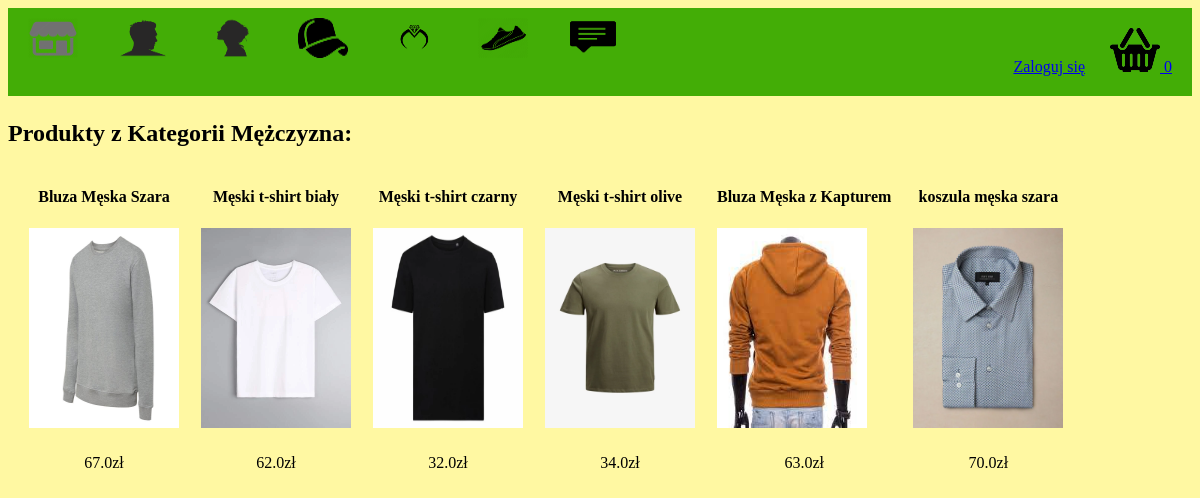
Screenshot of /displayCategory?categoryId=1 with the database file from the repository.
### tables this page shows
CREATE TABLE categories
		(categoryId INTEGER PRIMARY KEY,
		name TEXT
		);

CREATE TABLE products
		(productId INTEGER PRIMARY KEY,
		name TEXT,
		price REAL,
		description TEXT,
		image TEXT,
		stock INTEGER,
		categoryId INTEGER,
		FOREIGN KEY(categoryId) REFERENCES categories(categoryId)
		);

### app.py (the view)
@app.route("/displayCategory")
def displayCategory():
        loggedIn, firstName, noOfItems = getLoginDetails()
        categoryId = request.args.get("categoryId")
        with sqlite3.connect('database.db') as conn:
            cur = conn.cursor()
            cur.execute("SELECT products.productId, products.name, products.price, products.image, categories.name FROM products, categories WHERE products.categoryId = categories.categoryId AND categories.categoryId = ?", (categoryId, ))
            data = cur.fetchall()
        conn.close()
        categoryName = data[0][4]
        data = parse(data)
        return render_template('displayCategory.html', data=data, loggedIn=loggedIn, firstName=firstName, noOfItems=noOfItems, categoryName=categoryName)

### app.py (called while the page is built)
def getLoginDetails():
    with sqlite3.connect('database.db') as conn:
        cur = conn.cursor()
        if 'email' not in session:
            loggedIn = False
            firstName = ''
            noOfItems = 0
        else:
            loggedIn = True
            cur.execute("SELECT userId, firstName FROM users WHERE email = ?", (session['email'], ))
            userId, firstName = cur.fetchone()
            cur.execute("SELECT count(productId) FROM kart WHERE userId = ?", (userId, ))
            noOfItems = cur.fetchone()[0]
    conn.close()
    return (loggedIn, firstName, noOfItems)

def parse(data):
    ans = []
    i = 0
    while i < len(data):
        curr = []
        for j in range(7):
            if i >= len(data):
                break
            curr.append(data[i])
            i += 1
        ans.append(curr)
    return ans

### templates/displayCategory.html (shortened to what this page needs)
<!DOCTYPE HTML>
<html>
<head>
<link rel="stylesheet" href={{ url_for('static', filename='css/home.css') }} />
<link rel="stylesheet" href={{ url_for('static', filename='css/topStyle.css') }} />
</head>
<body>
<div id="title">
	<a href="/">
		<img id="logo" src= {{ url_for('static', filename='images/logo.png') }} />
	</a>
	<a href="/displayCategory?categoryId=1">
		<img id="mężczyzna" src= {{ url_for('static', filename='images/mężczyzna.png') }} />
	</a>
	<a href="/displayCategory?categoryId=2">
		<img id="kobieta" src= {{ url_for('static', filename='images/kobieta.png') }} />
	</a>
	<a href="/displayCategory?categoryId=3">
		<img id="akcesoria" src= {{ url_for('static', filename='images/akcesoria.png') }} />
	</a>
	<a href="/displayCategory?categoryId=4">
		<img id="biżuteria" src= {{ url_for('static', filename='images/biżuteria.png') }} />
	</a>
	<a href="/displayCategory?categoryId=5">
		<img id="buty" src= {{ url_for('static', filename='images/buty.png') }} />
	</a>
	<a href="/show">
		<img id="koment" src= {{ url_for('static', filename='images/koment.png') }} />
	 </a>
	<div id="kart">
		<a class="link" href="/koszyk">
			<img src={{url_for('static', filename='images/koszyk_zakupowy.png')}} id="koszykIcon" />
			{{noOfItems}}
		</a>
	</div>
	{% if not loggedIn %}
	<div id="signInButton">
		<a class="link" href="/loginForm">Zaloguj się</a>
	</div>
	{% endif %}
</div>
<div>
	<h2>Produkty z Kategorii {{categoryName}}:</h2>
	{% for itemData in data %}
	<table>
		<tr id="productName">
			{% for row in itemData %}
			<td>
				{{row[1]}}
			</td>
			{% endfor %}
		</tr>
		<tr id="productImage">
			{% for row in itemData %}
			<td>
				<a href="/productDescription?productId={{row[0]}}">
					<img src={{ url_for('static', filename='uploads/' + row[3]) }} id="itemImage" />
				</a>
			</td>
			{% endfor %}
		</tr>
		<tr id="productPrice">
			{% for row in itemData %}
			<td>
				{{row[2]}}zł
			</td>
			{% endfor %}
		</tr>
	</table>
	{% endfor %}
</div>
</body>
</html>

### static/css/home.css (style rules this page uses)
#itemImage { height: 200px; width: 150px; }
table { border-spacing: 20px; }
#productName { text-align: center; font-weight: bold; }
#productPrice { text-align: center; }

### static/css/topStyle.css (style rules this page uses)
body { background-color: rgba(255, 247, 137, 0.781); }
#logo { height: 40px; width: 50px; margin-left: 20px; margin-top: 10px; margin-bottom: 10px; margin-right: 20px; float: left; }
#mężczyzna { height: 40px; width: 50px; margin-left: 20px; margin-top: 10px; margin-bottom: 10px; margin-right: 20px; float: left; }
#kobieta { height: 40px; width: 50px; margin-left: 20px; margin-top: 10px; margin-bottom: 10px; margin-right: 20px; float: left; }
#akcesoria { height: 40px; width: 50px; margin-left: 20px; margin-top: 10px; margin-bottom: 10px; margin-right: 20px; float: left; }
#biżuteria { height: 40px; width: 50px; margin-left: 20px; margin-top: 10px; margin-bottom: 10px; margin-right: 20px; float: left; }
#buty { height: 40px; width: 50px; margin-left: 20px; margin-top: 10px; margin-bottom: 10px; margin-right: 20px; float: left; }
#koment { height: 40px; width: 50px; margin-left: 20px; margin-top: 10px; margin-bottom: 10px; margin-right: 20px; float: left; }
#title { background-color: rgb(67, 173, 6); display: inline-block; width: 100%; }
#kart { color: white; margin-top: 20px; margin-bottom: 20px; margin-left: 20px; margin-right: 20px; float: right; }
#signInButton { color: yellow; margin-top: 50px; margin-bottom: 20px; margin-left: 20px; margin-right: 5px; float: right; }

### rows the page displays
categories: name "Mężczyzna"
products: name "Bluza Męska Szara", image (picture), price "67.0"
products: name "Męski t-shirt biały", image (picture), price "62.0"
products: name "Męski t-shirt czarny", image (picture), price "32.0"
products: name "Męski t-shirt olive", image (picture), price "34.0"
products: name "Bluza Męska z Kapturem", image (picture), price "63.0"
products: name "koszula męska szara", image (picture), price "70.0"

### other values shown
{{ noOfItems }} "0"
